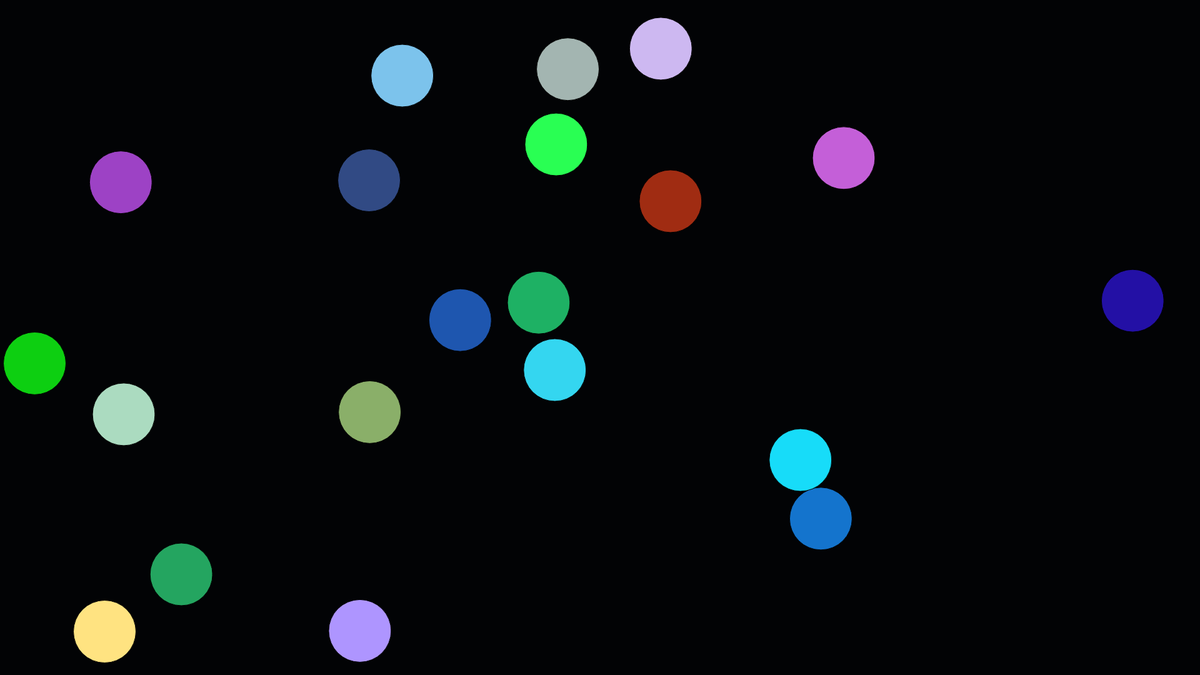
Frame 1 (no input)
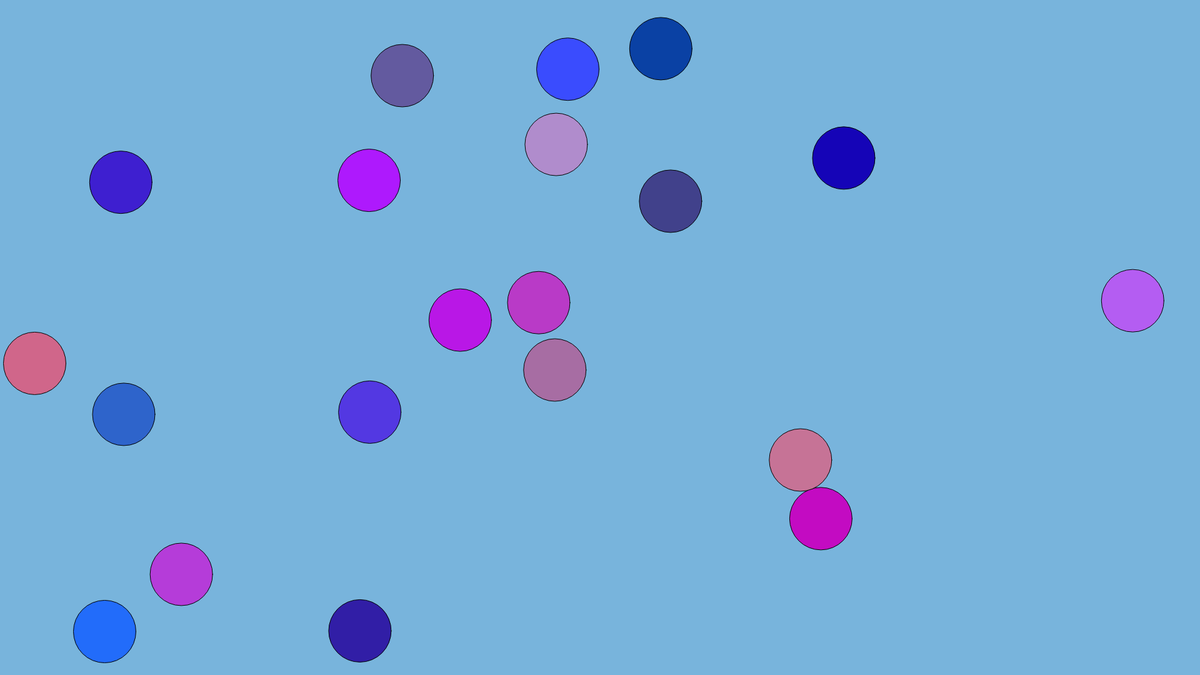
Frame 60 (no input)
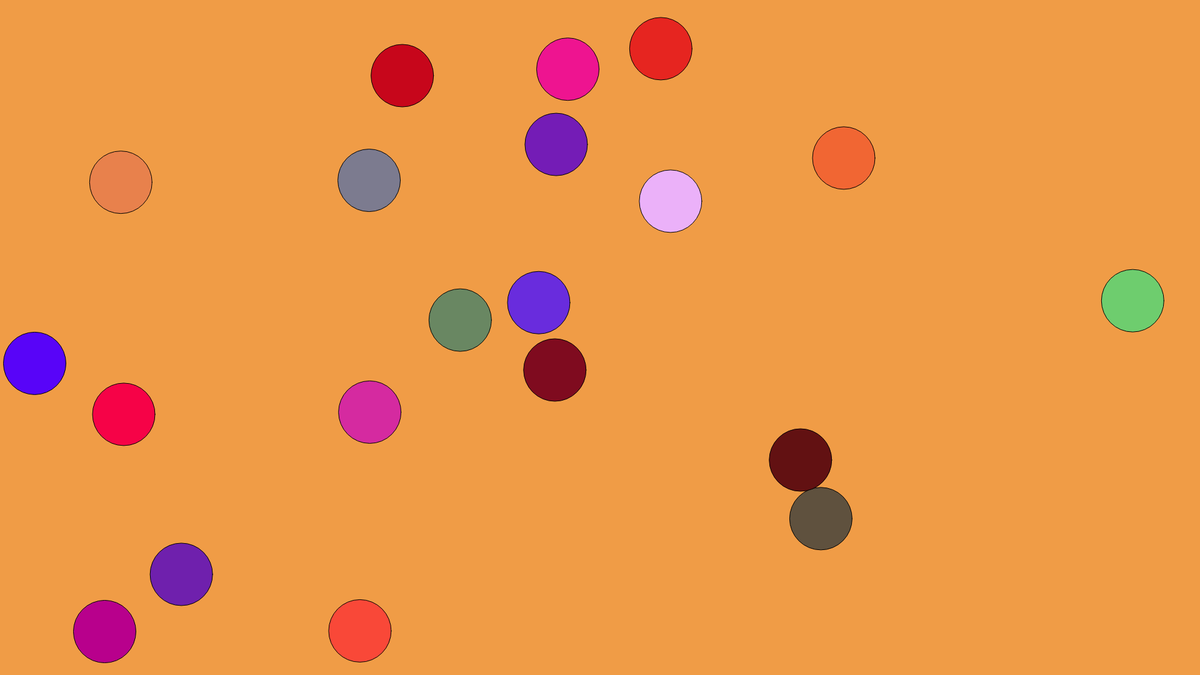
Frame 120 (the mouse pressed at the canvas centre since frame 60)

The p5.js sketch that drew these frames (run headless with seeded random() and noise() and a simulated clock; from frame 60 on, the mouse is pressed at the canvas centre):

// p5.js sketch
// ── sketch.js
function setup() 
{
		createCanvas(1920,1080);
		CB = new Color3(0,0,0);
		balls = [];
		for(i=0;i<20;i++)
		{
			balls[i] = new Ball(random(50,width-50),random(50,height-50));
		}
}

class Color3
{
	constructor(r,g,b)
	{
		this.r = r;
		this.g = g;
		this.b = b;
		this.rs = 1;
		this.gs = 1;
		this.bs = 1;
	}
	VariarSuave(Red, Green, Blue)
	{
		this.r = this.r + this.rs * Red;
		this.g = this.g + this.gs * Green;
		this.b = this.b + this.bs * Blue;
		if(this.r < 0 || this.r > 255)
		{
			this.rs = this.rs * (-1);
		}
		if(this.g < 0 || this.g > 255)
		{
			this.gs = this.gs * (-1);
		}
		if(this.b < 0 || this.b > 255)
		{
			this.bs = this.bs * (-1);
		}
	}
}

class Ball
{
	constructor(x,y)
	{
		this.x = x;
		this.y = y;
		this.Color = new Color3(random(0,255),random(0,255),random(0,255));
	}
	Draw()
	{
		this.Color.VariarSuave(5,7,11);
		stroke(0,0,0);
		fill(this.Color.r,this.Color.g,this.Color.b);
		ellipse(this.x,this.y,100,100);
	}
}

function draw() 
{
	CB.VariarSuave(2,3,5);
	background(CB.r,CB.g,CB.b);
	for(i=0;i<20;i++)
	{
		balls[i].Draw();
	}
}
